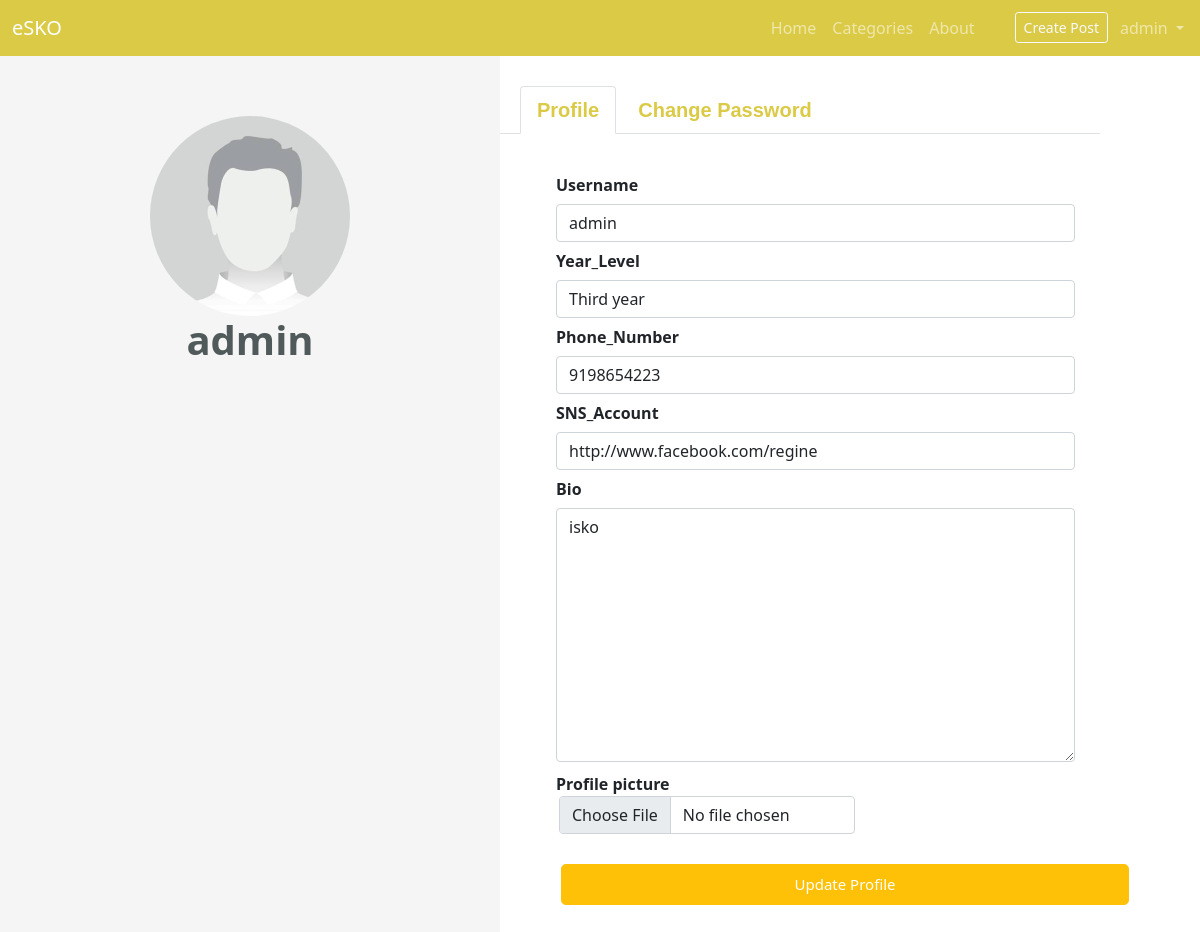
The page /esko_app/profileSettings/ (signed in) on the database its author committed.
### esko_app/models.py (models this page shows, shortened)
class Profile(models.Model):
	user = models.OneToOneField(User, on_delete=models.CASCADE)
	profile_pic = models.ImageField(default='default.jpg', upload_to='profile_pics', blank=True)
	year_level = models.CharField(max_length=30, blank=True)
	phone_number = models.IntegerField(null=True,blank=True)
	sns_account = models.URLField(max_length = 200,blank=True)
	bio = models.CharField(max_length=200, blank=True)

### esko_app/views.py (the view)
# urls.py: path('profileSettings/', views.profileSettings, name='profileSettings'),
def profileSettings(request):
	if request.method == 'POST':
		u_form = UserUpdateForm(request.POST,instance=request.user)
		p_form = ProfileUpdateForm(request.POST,request.FILES, instance=request.user.profile)
		if u_form.is_valid() and p_form.is_valid():
			u_form.save()
			p_form.save()
			messages.success(request, f'Your profile has been updated!')
			return redirect('/esko_app/profileSettings/')
	else:
		u_form = UserUpdateForm(instance=request.user)
		p_form = ProfileUpdateForm(instance=request.user.profile)
	context = {
		'u_form': u_form,
		'p_form': p_form
	}
	return render(request, 'esko_app/profilesettings.html',context)

### esko_app/forms.py
class UserUpdateForm(forms.ModelForm):
	class Meta:
		model = User
		fields = ['username', 'email']
		widgets = {
			'username': forms.TextInput(attrs={'class': 'form-control'}),
		}

class ProfileUpdateForm(forms.ModelForm):
	class Meta:
		model = Profile
		fields = ['profile_pic', 'year_level','phone_number','sns_account','bio']
		widgets = {
			'profile_pic': forms.FileInput(attrs={'class': 'form-control', 'style': 'margin-left:15px; width:50%'}),
			'year_level': forms.TextInput(attrs={'class': 'form-control'}),
			'phone_number': forms.TextInput(attrs={'class': 'form-control'}),
			'sns_account': forms.TextInput(attrs={'class': 'form-control'}),
			'bio': forms.Textarea(attrs={'class': 'form-control'}),
		}

### templates/esko_app/profilesettings.html (shortened to what this page needs)
{% extends 'base.html' %}
{% block content %}
	<div class="row g-0 ">
		<div class="col-md-5 g-0 justify-content-center" >
			<div class="leftside flex justify-content-center align-items-center padding-top-10" style="height: 165vh; width: 100%;background:#F5F5F5 ; margin-top: 10; ">
				<div class="col center text-center " >
					<img class="rounded-circle account-img" src="{{ user.profile.profile_pic.url }}" style="width: 40%; margin-top: 60px">
					<h2 class="font-weight-bold" style="align-content: center;font-size: 40px; color:#515A5A; font-weight: bold;">{{ user.username }}</h2>
				</div>
			</div>
		</div>
		<div class="col-md-6 ">
			<div class=" rightside justify-content-center align-items-center"  style="height: 100vh; width: 100%;" >
				<ul class="nav nav-tabs">
				  <li class="nav-item">
					<a class="nav-link active" aria-current="page" href="#" style="align-content: right;font-size: 20px; color:#DBCA46; font-weight: bold; margin-left: 20px; margin-top: 30px;font-family: sans-serif;">Profile </a>
				  </li>
				  <li class="nav-item">
					<a class="nav-link" href="{% url 'esko_app:password_reset' %}" style="align-content: right;font-size: 20px; color:#DBCA46; font-weight: bold; margin-left: 5px; margin-top: 30px;font-family: sans-serif;">Change Password </a>
				  </li>
				</ul>
					<div class="container-sm p-3 my-3" style="margin-left: 40px;margin-top: 2px;">
						<form method="POST" enctype="multipart/form-data" >
						<div class="form-group row" >
							<label for="username" class="col-sm-2 col-form-label" style="font-weight: bold">Username</label>
							<div class="col-sm-11" >
							  {{ u_form.username }}
							</div>
						</div>
						<div class="form-group row" >
							<label for="year_level" class="col-sm-2 col-form-label" style="font-weight: bold">Year_Level</label>
							<div class="col-sm-11">
							  {{ p_form.year_level }}
							</div>
						</div>
						<div class="form-group row" >
							<label for="phone_number" class="col-sm-2 col-form-label" style="font-weight: bold">Phone_Number</label>
							<div class="col-sm-11">
							  {{ p_form.phone_number }}
							</div>
						</div>
						<div class="form-group row" >
							<label for="sns_account" class="col-sm-2 col-form-label" style="font-weight: bold">SNS_Account</label>
							<div class="col-sm-11">
							  {{ p_form.sns_account }}
							</div>
						</div>
						<div class="form-group row" >
							<label for="bio" class="col-sm-2 col-form-label" style="font-weight: bold">Bio</label>
							<div class="col-sm-11">
							  {{ p_form.bio }}
							</div>
						</div>
						  <div class="form-group row" style="margin-top: 10px">
							<label for="profile_picture" style="font-weight: bold">Profile picture</label>
							{{ p_form.profile_pic }}
						  </div>
						  <button type="button" class="btn btn-warning btn-lg" style="font-size: 15px; color: white ;  width:100%; margin-top: 30px; margin-left: 5px" data-bs-toggle="modal" data-bs-target="#editProfileModal">Update Profile</button>
						</form>
					</div>
			</div>
		</div>
	</div>
{% endblock %}

### templates/base.html (shortened to what this page needs)
<!DOCTYPE html>
<html>
	<head>
		<link href="https://cdn.jsdelivr.net/npm/bootstrap@5.0.1/dist/css/bootstrap.min.css" rel="stylesheet">
		<link rel="stylesheet" href="https://cdn.jsdelivr.net/npm/bootstrap-icons@1.5.0/font/bootstrap-icons.css">
	</head>
	<body>
		<nav class="navbar navbar-expand-lg navbar-fixed navbar-dark bgyellow ">
			<div class="container-fluid">
				<a class="navbar-brand" href="#">eSKO</a>
			</div>
			<div class="collapse navbar-collapse" id="navbarSupportedContent">
				<ul class="navbar-nav me-3 nav-fill">
					{% with url_name=request.resolver_match.url_name %}
						<li class="nav-item ">
						<a class="nav-link {% if url_name == 'home' %}active{% endif %}" href="/esko_app/home/">Home</a>
						</li>
						<li class="nav-item ">
						<a class="nav-link {% if url_name == 'categories' %}active{% endif %}" href="/esko_app/home/">Categories</a>
						</li>
						<li class="nav-item ">
						<a class="nav-link {% if url_name == 'about' %}active{% endif %}" href="/esko_app/about/">About</a>
						</li>
				</ul>
				<ul class="navbar-nav me-2 ms-3">
					<li class="nav-item me-1">
						<a class="btn btn-outline-light btn-sm text-nowrap mt-1" href="{% url 'esko_app:post-create' %}">Create Post</a>
					</li>
					<li class="nav-item dropdown">
						<a class="nav-link dropdown-toggle {% if url_name == 'profile' %}active{% endif %}"  id="navbarDropdown" role="button" data-bs-toggle="dropdown" aria-expanded="false">
							{{request.user}}
						</a>
					</li>
				</ul>
				{% endwith %}
			</div>
		</nav>
		{% block content %}
		{% endblock %}
	</body>
</html>

### templates/base.html (style rules this page uses)
.bgyellow { background: #DBCA46; }

### rows shown on the page
Profile: year_level "Third year", phone_number "9198654223", sns_account "http://www.facebook.com/regine", bio "isko"

### other values the page prints
{{ request.user }} "admin"
{{ user.username }} "admin"
